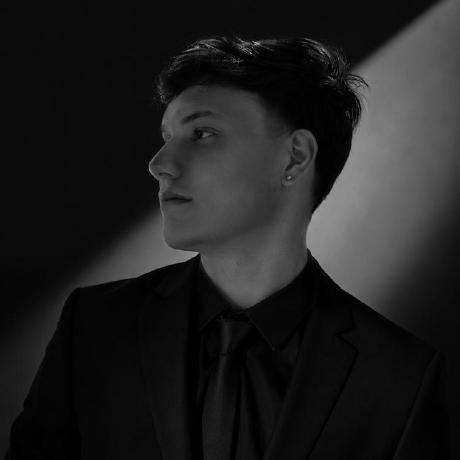
#> input picture assets/dp-src.png, 460 x 460 px, found by its file name
$ python prep_photo.py
#> lines starting #> are read from the running program, lines starting #| are printed output that depends on the picture
#> in main, im is the input picture: PIL image 460x460 RGB; min 0, max 173, mean 31.6
#!/usr/bin/env python3
"""Normalize the source avatar into a clean square photo for ASCII conversion.

Usage:
    python scripts/prep_photo.py [src] [dst]

Defaults: assets/dp-src.png -> assets/dp.png

Steps: square center-crop, grayscale-friendly contrast boost, light sharpen.
The output is what make_ascii_svg.py reads.
"""
import sys
from PIL import Image, ImageEnhance, ImageFilter, ImageOps

SRC = sys.argv[1] if len(sys.argv) > 1 else "assets/dp-src.png"
DST = sys.argv[2] if len(sys.argv) > 2 else "assets/dp.png"

TARGET = 512  # work size; make_ascii downsamples from here


def square_crop(im: Image.Image) -> Image.Image:
    w, h = im.size
#> w = 460; h = 460
    side = min(w, h)
#> side = 460
    left = (w - side) // 2
#> left = 0
    top = (h - side) // 2
#> top = 0
    return im.crop((left, top, left + side, top + side))


def main() -> None:
    im = Image.open(SRC).convert("RGB")
    im = square_crop(im)
    im = im.resize((TARGET, TARGET), Image.LANCZOS)
#> im: PIL image 512x512 RGB

    # Auto-contrast spreads the tonal range so the face reads well in ASCII.
    im = ImageOps.autocontrast(im, cutoff=1)
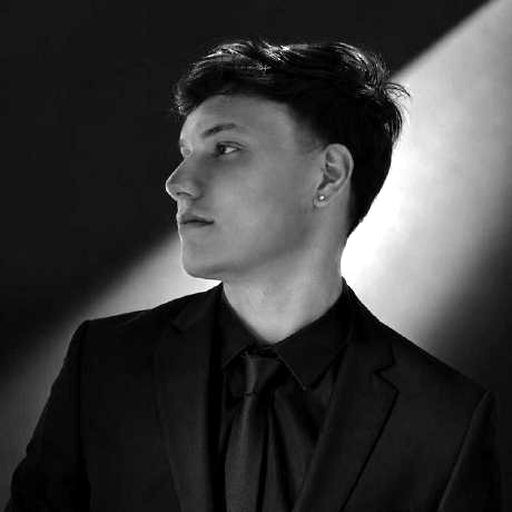
#> im: PIL image 512x512 RGB; min 0, max 255, mean 58.4
    im = ImageEnhance.Contrast(im).enhance(1.15)
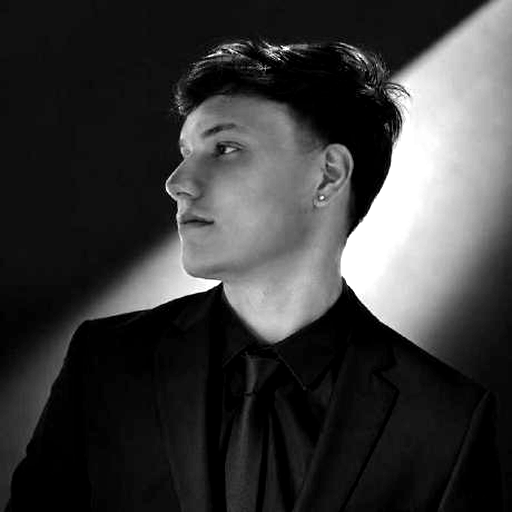
#> im: PIL image 512x512 RGB; min 0, max 255, mean 58
    im = ImageEnhance.Color(im).enhance(1.1)
    im = im.filter(ImageFilter.UnsharpMask(radius=2, percent=120, threshold=2))

    im.save(DST)
    print(f"prep_photo: wrote {DST} ({im.size[0]}x{im.size[1]})")
#| prep_photo: wrote assets/dp.png (512x512)


if __name__ == "__main__":
    main()
